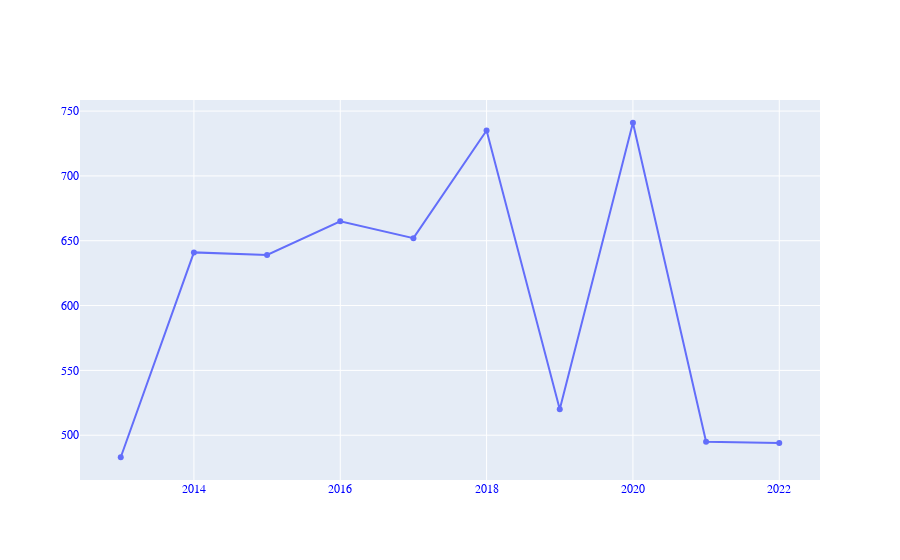

The cell this chart's notebook holds for it:
### Code cell
fig = go.Figure([go.Scatter(x=code_df['YEAR (DISPLAY)'], y=code_df['Numeric'])])

fig.update_layout(
    font_family="Courier New",
    font_color="blue",
    title_font_family="Times New Roman",
    title_font_color="red",
    legend_title_font_color="green"        )
fig.show()

### Figure 1 — Plotly figure (JSON) as saved in the notebook; plotly's stock layout.template omitted (floating-point values rounded to 4 significant figures)
{"data": [{"type": "scatter", "x": [2013, 2014, 2015, 2016, 2017, 2018, 2019, 2020, 2021, 2022], "y": [483, 641, 639, 665, 652, 735, 520, 741, 495, 494]}], "layout": {"font": {"color": "blue", "family": "Courier New"}, "legend": {"title": {"font": {"color": "green"}}}, "title": {"font": {"color": "red", "family": "Times New Roman"}}}}
